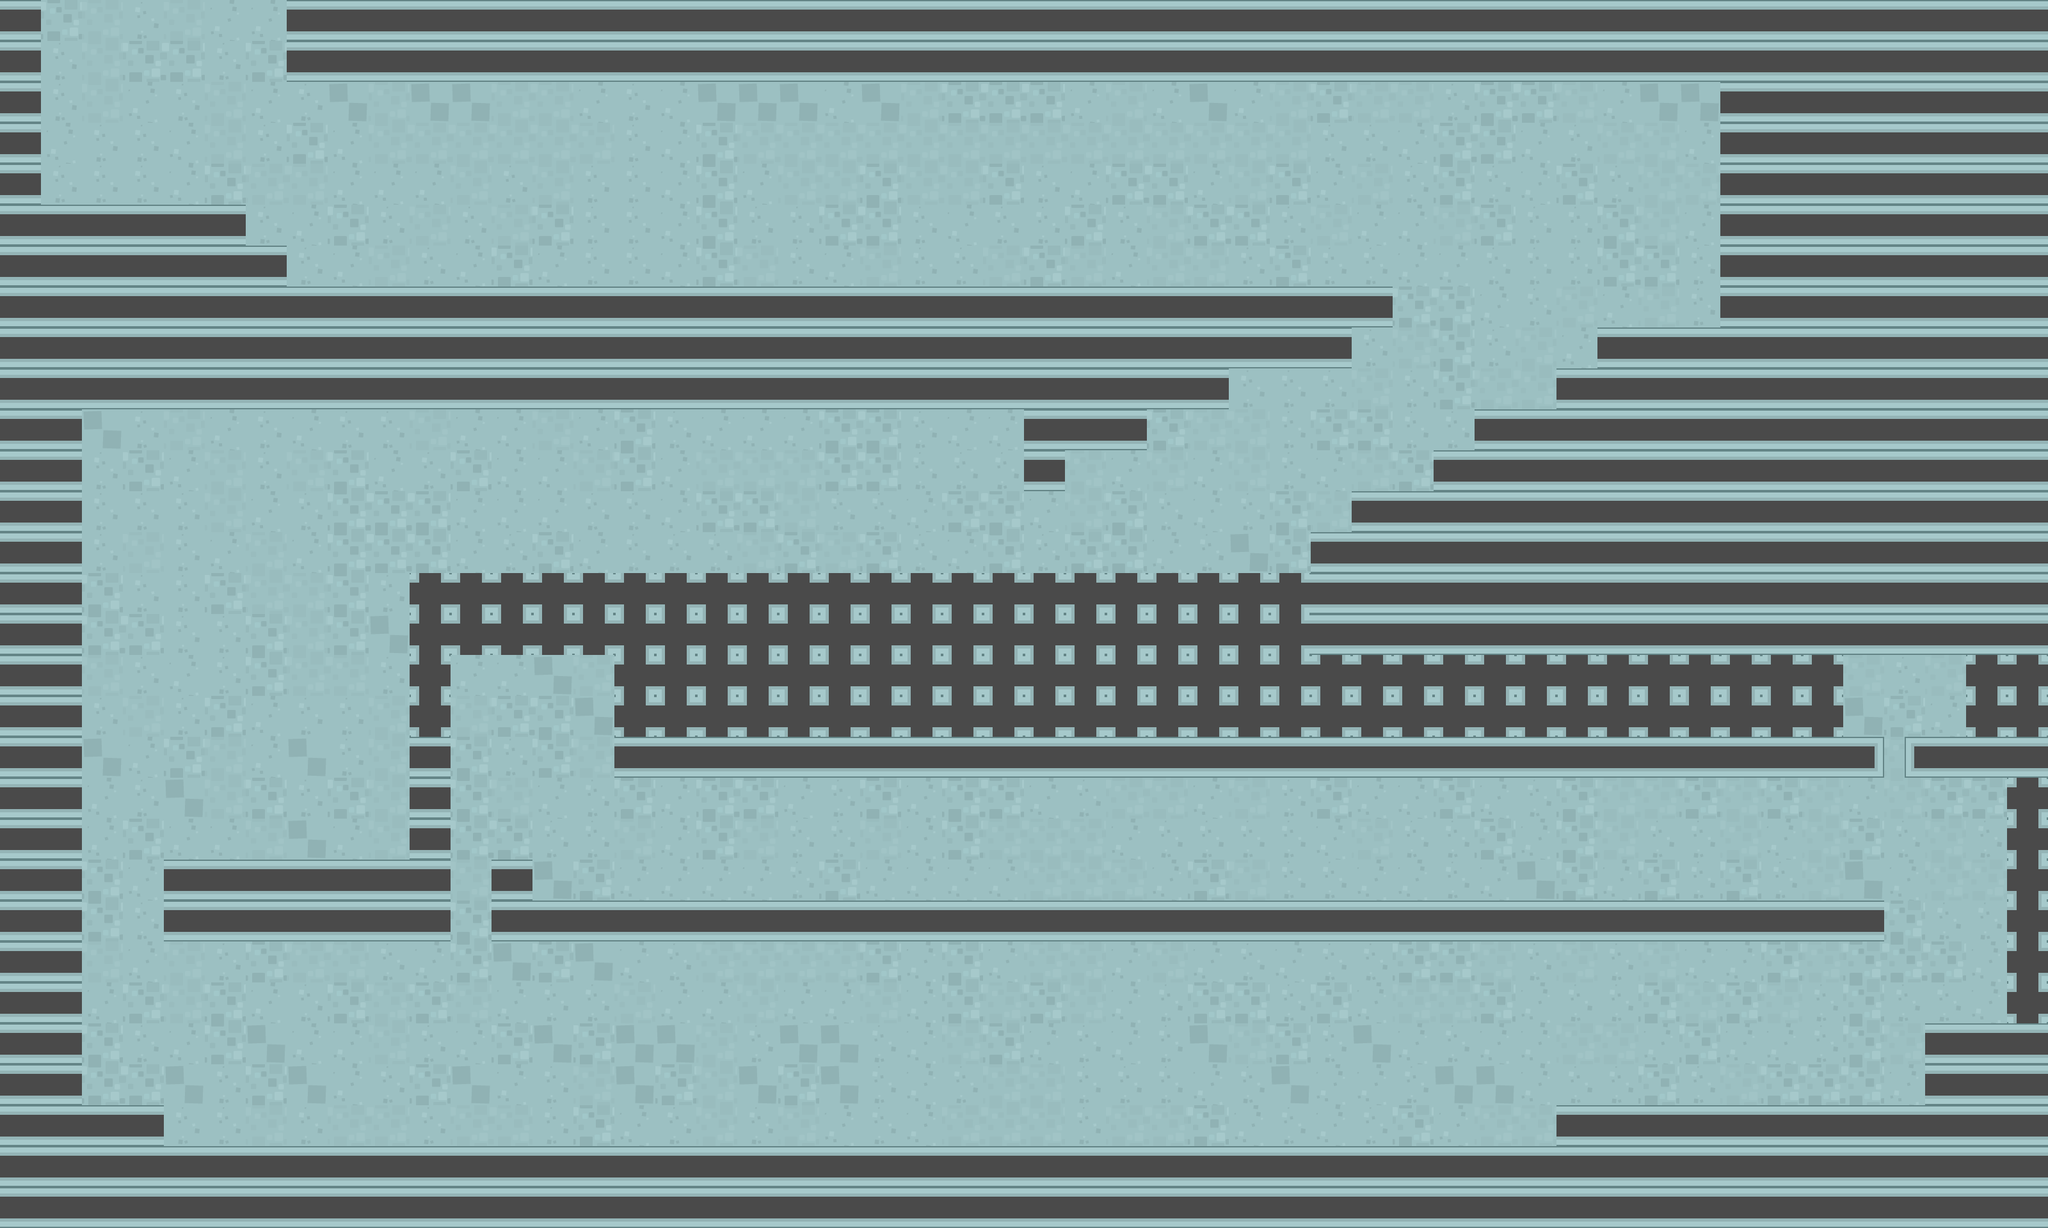

This is a level from a 2D game, rendered from its Tiled map with the project's own tilesets. A one-line summary and the map file follow, with tile-layer data summarised:
An orthogonal 50x30 tile map with 64x64 px tiles, 2 tile layers (floor, walls) and 80 objects (36x wall, 15x zombie, 14x text, 3x pistol_ammo, 2x shotgun_ammo, ...).

<map version="1.4" tiledversion="1.4.3" orientation="orthogonal" renderorder="right-down" width="50" height="30" tilewidth="64" tileheight="64" infinite="0" nextlayerid="4" nextobjectid="130">
 <tileset firstgid="1" source="kenney_shooter_tiles.tsx" />
 <layer id="1" name="floor" width="50" height="30">
  <data>[1500 cells, 772 non-empty, 5 distinct tile ids]</data>
 </layer>
 <layer id="3" name="walls" width="50" height="30">
  <data>[1500 cells, 735 non-empty, 4 distinct tile ids]</data>
 </layer>
 <objectgroup id="2" name="objects">
  <object id="6" name="wall" x="448" y="0" width="64" height="128" />
  <object id="7" name="wall" x="0" y="0" width="64" height="304" />
  <object id="11" name="wall" x="2688" y="144" width="64" height="240" />
  <object id="12" name="wall" x="64" y="592" width="64" height="1136" />
  <object id="15" name="wall" x="128" y="1728" width="128" height="64" />
  <object id="17" name="wall" x="2688" y="384" width="64" height="64" />
  <object id="18" name="wall" x="2688" y="448" width="64" height="64" />
  <object id="19" name="wall" x="2496" y="512" width="192" height="64" />
  <object id="20" name="wall" x="2432" y="576" width="64" height="64" />
  <object id="21" name="wall" x="2304" y="640" width="128" height="64" />
  <object id="22" name="wall" x="2240" y="704" width="64" height="64" />
  <object id="23" name="wall" x="2112" y="768" width="192" height="64" />
  <object id="24" name="wall" x="2048" y="832" width="64" height="64" />
  <object id="25" name="wall" x="1600" y="704" width="64" height="64" />
  <object id="26" name="wall" x="1600" y="640" width="192" height="64" />
  <object id="27" name="wall" x="384" y="384" width="64" height="64" />
  <object id="28" name="wall" x="64" y="320" width="320" height="64" />
  <object id="32" name="wall" x="320" y="448" width="1856" height="64" />
  <object id="33" name="wall" x="1920" y="512" width="192" height="64" />
  <object id="35" name="wall" x="128" y="576" width="1792" height="64" />
  <object id="37" name="player" x="128" y="128" width="64" height="64" />
  <object id="40" name="wall" x="64" y="-16" width="384" height="16" />
  <object id="41" name="wall" x="960" y="896" width="1920" height="320" />
  <object id="43" name="Use the arrow keys to move" type="text" x="224" y="64" width="224.38" height="30.6063" rotation="0.711712">
   <text wrap="1">Use the arrow keys to move</text>
  </object>
  <object id="46" name="zombie" x="1808" y="256" width="64" height="64" />
  <object id="48" name="runner" x="224" y="1040" width="64" height="64" />
  <object id="49" name="zombie" x="368" y="1040" width="64" height="64" />
  <object id="50" name="Need some health?" type="text" x="272" y="1584" width="224.38" height="30.6063" rotation="0.711712">
   <text wrap="1">Need some health?</text>
  </object>
  <object id="51" name="health" x="160" y="1664" width="32" height="32" />
  <object id="52" name="zombie" x="1856" y="688" width="64" height="64" />
  <object id="55" name="pistol_ammo" x="1088" y="288" width="32" height="32" />
  <object id="57" name="landmine" x="1840" y="1328" width="32" height="32" />
  <object id="58" name="Pick up some ammo" type="text" x="1152" y="208" width="224.38" height="30.6063" rotation="0.711712">
   <text wrap="1">Pick up some ammo</text>
  </object>
  <object id="59" name="Spacebar to shoot" type="text" x="1536" y="208" width="160.186" height="30.6063" rotation="0.711712">
   <text wrap="1">Spacebar to shoot</text>
  </object>
  <object id="60" name="Shotgun ammo" type="text" x="1264" y="736" width="224.38" height="30.6063" rotation="0.711712">
   <text wrap="1">Shotgun ammo</text>
  </object>
  <object id="61" name="pistol_ammo" x="1936" y="272" width="32" height="32" />
  <object id="64" name="wall" x="512" y="80" width="2176" height="48" />
  <object id="65" name="zombie" x="1776" y="768" width="64" height="64" />
  <object id="67" name="shotgun" x="2384" y="288" width="32" height="32" />
  <object id="68" name="SHOTGUN" type="text" x="2416" y="192" width="160.186" height="30.6063" rotation="0.711712">
   <text wrap="1" />
  </object>
  <object id="70" name="uzi" x="816" y="800" width="32" height="32" />
  <object id="71" name="UZI" type="text" x="832" y="736" width="144.188" height="30.6063" rotation="0.711712">
   <text wrap="1" />
  </object>
  <object id="72" name="shotgun_ammo" x="1264" y="800" width="32" height="32" />
  <object id="73" name="zombie" x="224" y="1152" width="64" height="64" />
  <object id="74" name="zombie" x="368" y="1152" width="64" height="64" />
  <object id="75" name="Press X to place landmine. Careful with these..." type="text" x="1888" y="1264" width="224.38" height="30.6063" rotation="0.711712">
   <text wrap="1">Press X to place landmine. Careful with these...</text>
  </object>
  <object id="78" name="&gt;" type="text" x="2960" y="976" width="32.1963" height="30.6063" rotation="0.711712">
   <text wrap="1">&gt;</text>
  </object>
  <object id="81" name="zombie" x="2400" y="1520" width="64" height="64" />
  <object id="83" name="zombie" x="2432" y="1632" width="64" height="64" />
  <object id="86" name="wall" x="256" y="1792" width="2176" height="64" />
  <object id="87" name="wall" x="768" y="1408" width="2176" height="64" />
  <object id="88" name="wall" x="256" y="1344" width="448" height="64" />
  <object id="89" name="wall" x="640" y="896" width="64" height="448" />
  <object id="90" name="wall" x="3008" y="1600" width="192" height="128" />
  <object id="91" name="wall" x="2432" y="1728" width="768" height="64" />
  <object id="94" name="wall" x="3136" y="1200" width="64" height="416" />
  <object id="95" name="wall" x="3072" y="1024" width="128" height="128" />
  <object id="96" name="wall" x="2880" y="1152" width="64" height="64" />
  <object id="97" name="wall" x="2976" y="1152" width="160" height="64" />
  <object id="98" name="bonus" type="x" x="2960" y="1056" width="32" height="32" />
  <object id="99" name="uzi_ammo" x="1104" y="1712" width="32" height="32" />
  <object id="100" name="Uzi ammo" type="text" x="1136" y="1664" width="224.38" height="30.6063" rotation="0.711712">
   <text wrap="1">Uzi ammo</text>
  </object>
  <object id="108" name="wall" x="256" y="1408" width="448" height="64" />
  <object id="109" name="A comms device! Bring it back to the tower." type="text" x="2880" y="1312" width="224.38" height="30.6063" rotation="0.711712">
   <text wrap="1">A comms device! Bring it back to the tower</text>
  </object>
  <object id="112" name="tower" x="576" y="192" width="64" height="64" />
  <object id="113" name="zombie" x="2432" y="1216" width="64" height="64" />
  <object id="114" name="zombie" x="2432" y="1312" width="64" height="64" />
  <object id="117" name="wall" x="768" y="1344" width="64" height="64" />
  <object id="118" name="wall" x="704" y="896" width="256" height="128" />
  <object id="119" name="Press C to toggle weapons" type="text" x="336" y="688" width="224.38" height="30.6063" rotation="0.711712">
   <text wrap="1">Press C to toggle weapons</text>
  </object>
  <object id="120" name="comms" x="2992" y="1440" width="32" height="32" />
  <object id="121" name="pistol_ammo" x="768" y="1072" width="32" height="32" />
  <object id="122" name="shotgun_ammo" x="848" y="1152" width="32" height="32" />
  <object id="123" name="The cell tower.  Bring back a comms device." type="text" x="672" y="144" width="224.38" height="30.6063" rotation="0.711712">
   <text wrap="1" />
  </object>
  <object id="124" name="zombie" x="144" y="1360" width="64" height="64" />
  <object id="125" name="zombie" x="208" y="1488" width="64" height="64" />
  <object id="126" name="zombie" x="1344" y="1280" width="64" height="64" />
  <object id="127" name="zombie" x="2000" y="1600" width="64" height="64" />
  <object id="128" name="zombie" x="1504" y="672" width="64" height="64" />
  </objectgroup>
</map>
<!-- 1 of 80 objects omitted -->
